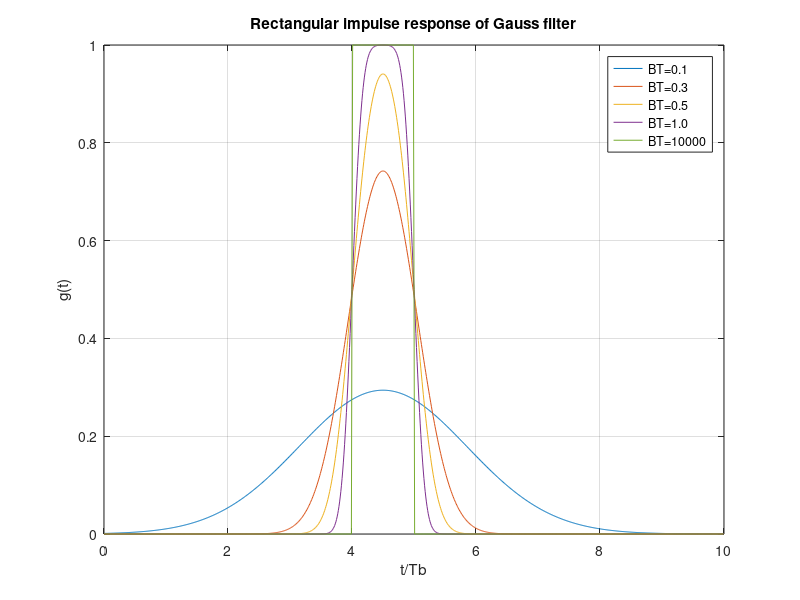

The MATLAB script that drew this image:
%impulse response
clc
clear


Rs=1e3;                                        %bit ratio
Ts=1/Rs;
N=10;                                          %Number of bits to process
fc=40e2;                                        %carrier frequency
fs=10e4;                                        %sample frequency
T=1/fs;
t=(0:(round(N*Ts/T)-1))*T;
ts=(0:N-1)*Ts;
r=round(Ts/T);

%% Gaussian Filter
BTs=[0.1,0.3,0.5,1.0,10000];
B=BTs/Ts;

%alpha=sqrt(log(2)/2)/B;
%h=sqrt(pi)/alpha*exp(-(pi/alpha*t).^2);

%I couldn't do it with h convolution, and then I used qunc function.
gt=qfunc(2*pi*B'*(t-Ts/2-4.5*Ts)/sqrt(log(2)))-qfunc(2*pi*B'*(t+Ts/2-4.5*Ts)/sqrt(log(2)));%4,5Ts is used to display all g_t
for ii =1:length(B)
     plot(t/Ts,gt(ii,:))
hold on 
end
title('Rectangular impulse response of Gauss filter')
legend('BT=0.1','BT=0.3','BT=0.5','BT=1.0','BT=10000')
xlabel('t/Tb')
ylabel('g(t)')
grid on